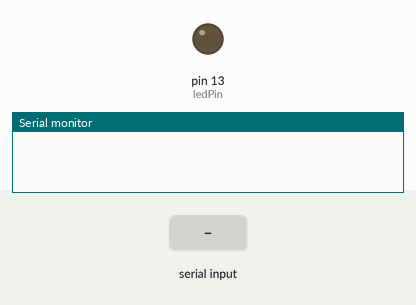
A sketch run on a simulated Arduino Uno, built with avr-gcc and run on an emulated ATmega328P. On the bench: output pins drawn as LEDs (lit = HIGH), the last lines printed to the serial monitor. The inputs (shaded band) are chosen by the test bench.

Above: at 1.2 s.
1.3 s: "1\n" received over Serial
At 1.7 s:
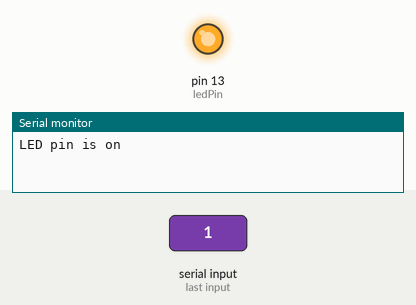
3.8 s: "90,45\n" received over Serial
Timing chart, 0 to 6.8 s (numbered marks = the images above; inputs shaded):
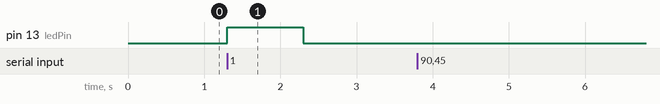

The sketch:

serial.ino
```cpp
int incomingByte = 0;
int ledPin = 13;

void setup() {
  Serial.begin(9600);
  pinMode(ledPin, OUTPUT);
}

void loop() {

  if (Serial.available() > 0) {

//    incomingByte = Serial.read() - '0';
    incomingByte = Serial.parseInt();

    if (incomingByte == 0) {
      Serial.println("LED pin is off");
      digitalWrite(ledPin, LOW);
    } else if (incomingByte == 1) {
      Serial.println("LED pin is on");
      digitalWrite(ledPin, HIGH);
    } else {
      Serial.println("invaild value");
    }
  }

}
```

Measured:
- after the input at 1.3 s, pin 13 (ledPin): LOW → HIGH at once, → LOW 1.0 s later
